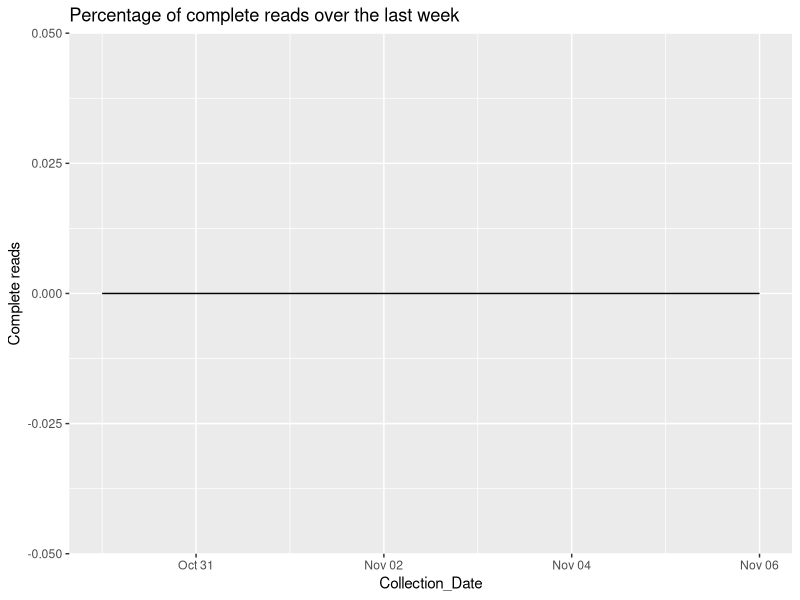

Write the R code that produced this figure. (Note: this script raises an error after producing the figure.)
## ---- chunk 1
knitr::opts_chunk$set(echo = TRUE)
library(dplyr)
library(ggplot2)
library(lubridate)
library(tidyr)
library(stringr)
library(zoo)

## ---- chunk 2
#Global Variables
#Dataframe for the last week
start_date <- (date(Sys.Date())-8)
end_date <- date(Sys.Date()-1)  # yesterdays's date

Last_week <- data.frame(seq(start_date, end_date, "days")) |>
            mutate(Collection_Date= seq.start_date..end_date...days..)

dams  <- c("Avon Dam",
                      "Blue Mountains Dams",
                      "Cataract Dam",
                      "Cordeaux Dam",
                      "Fitzroy Falls Reservoir",
                      "Nepean Dam",
                      "Prospect Reservoir",
                      "Tallowa Dam",
                      "Warragamba Dam",
                      "Wingecarribee Reservoir",
                      "Woronora Dam"

                      )
#Graph Global variables
chart_col_count = 2


Custom_theme = theme(
   #legend.key.height = unit(0.5, "cm"),  # Change height
   #legend.key.width = unit(0.01, "cm"),    # Change width
   legend.position = "top"
  ) 

#For the forecast day zeros and spillover days a colour grading for each
#A
forecast_colour_grading <- c(
  "#3c9c00", "#749200", "#a08300", "#c66e00", "#e74e00", "#ff1235"
)

Forecast_levels    <-   c("Estimated_Day_zero_daily_depletion_rate", 
                    "Estimated_spillover_day_daily_capacity_rate",
                    "Estimated_Day_zero_weekly_depletion_rate", 
                    "Estimated_spillover_day_weekly_capacity_rate",
                    "Estimated_Day_zero_monthly_depletion_rate", 
                    "Estimated_spillover_day_monthly_capacity_rate",
                    "Estimated_Day_zero_60day_depletion_rate", 
                    "Estimated_spillover_day_60day_capacity_rate",
                    "Estimated_Day_zero_90day_depletion_rate", 
                    "Estimated_spillover_day_90day_capacity_rate",
                    "Estimated_Day_zero_120day_depletion_rate", 
                    "Estimated_spillover_day_120day_capacity_rate", 
                    "Historic Data")


#Data From scraped files
all_readings <- read.csv("Daily_Dam_Readings_Greater_Sydney.csv") |>                     
                mutate(Collection_Date = date(Collection_Date))


#Scraper performance over teh last week
disinct_readings_count <- all_readings |> 
                    group_by() |> count(Collection_Date) |>
                    mutate(`Complete reads` = (n / 14)*100) 


#Percentage of complete reads for the last week
last_week_performance <- Last_week |>
                       left_join(disinct_readings_count, by="Collection_Date") |> 
                       mutate(`Complete reads` = case_when(
                         is.na(`Complete reads`) ~ 0,
                         TRUE ~ `Complete reads`
                       ))

Percentage_Of_complete_daily_reads <- ggplot(last_week_performance, aes(Collection_Date, `Complete reads`))+
                            geom_line()+
                            ggtitle("Percentage of complete reads over the last week")


#Decay rate of dams by day by weekly average
all_readings_df <- all_readings |>
                  #Filter the data for the dams
                    mutate(data_classifier = case_when(
                      Variable %in% dams ~ "Dams",
                      TRUE ~ "Summaries"
                    )) |> 
  
                  #Filter for the dams dataset and remove the percentages
                    filter(data_classifier == "Dams") |>
                    mutate(daily_value = as.numeric(sub("%", "", daily_value))) |>
                    group_by(Variable) |> 
                #Calculate the rate of change by fixed time periods
                    mutate(daily__volume_change = as.numeric(daily_value) - as.numeric(lag(x= daily_value, n= 1)))|>    
                    mutate(Avg_Rolling_weekly_volume_change = (as.numeric(daily_value) - as.numeric(rollmean(daily_value, k=7)))/7) |>
                    mutate(Avg_Rolling_monthly_volume_change = (as.numeric(daily_value) - as.numeric(rollmean(daily_value, k=30)))/30) |> 
                    mutate(Avg_Rolling_60day_volume_change = (as.numeric(daily_value) - as.numeric(rollmean(daily_value, k=60)))/60) |> 
                    mutate(Avg_Rolling_90day_volume_change = (as.numeric(daily_value) - as.numeric(rollmean(daily_value, k=90)))/90) |> 
                    mutate(Avg_Rolling_120day_volume_change = (as.numeric(daily_value) - as.numeric(rollmean(daily_value, k=120)))/120) |> 
              #Depletion Rates
                  #Daily rate of change
                      mutate(Days_to_zero_at_daily_depletion_rate = case_when(
                        daily__volume_change >= 0 ~ NA,
                        daily__volume_change < 0 ~ days(round(abs((daily_value / daily__volume_change))))
                      )) |> 
                    #weekly depletion rate
                      mutate(Days_to_zero_at_weekly_depletion_rate = case_when(
                        Avg_Rolling_weekly_volume_change >= 0 ~ NA,
                        Avg_Rolling_weekly_volume_change < 0 ~  days(round(abs((daily_value / Avg_Rolling_weekly_volume_change))))
                      )) |> 
                    #Monthly depletion rate
                      mutate(Days_to_zero_at_monthly_depletion_rate = case_when(
                        Avg_Rolling_monthly_volume_change >= 0 ~ NA,
                        Avg_Rolling_monthly_volume_change < 0 ~  days(round(abs((daily_value / Avg_Rolling_monthly_volume_change))))
                      )) |>
                    #60 Day depletion rate
                      mutate(Days_to_zero_at_60day_depletion_rate = case_when(
                        Avg_Rolling_60day_volume_change >= 0 ~ NA,
                        Avg_Rolling_60day_volume_change < 0 ~  days(round(abs((daily_value / Avg_Rolling_60day_volume_change))))
                      ))|>
                    #90 Day depletion rate
                      mutate(Days_to_zero_at_90day_depletion_rate = case_when(
                        Avg_Rolling_90day_volume_change >= 0 ~ NA,
                        Avg_Rolling_90day_volume_change < 0 ~  days(round(abs((daily_value / Avg_Rolling_90day_volume_change))))
                      )) |>
                    #120 Day depletion rate
                      mutate(Days_to_zero_at_120day_depletion_rate = case_when(
                        Avg_Rolling_120day_volume_change >= 0 ~ NA,
                        Avg_Rolling_120day_volume_change < 0 ~  days(round(abs((daily_value / Avg_Rolling_120day_volume_change))))
                      )) |>
              #Capacity Rates 
                    #Daily rate of change
                      mutate(Days_to_full_at_daily_capacity_rate = case_when(
                        daily__volume_change > 0 ~ days(round(abs(((100-daily_value) / daily__volume_change)))),
                        daily__volume_change <= 0 ~ NA
                      )) |>
                    #weekly rate of change
                      mutate(Days_to_full_at_weekly_capacity_rate = case_when(
                        Avg_Rolling_weekly_volume_change > 0 ~ days(round(abs(((100-daily_value) / Avg_Rolling_weekly_volume_change)))),
                        Avg_Rolling_weekly_volume_change <= 0 ~ NA
                      )) |>
                    #Monthly rate of change
                      mutate(Days_to_full_at_monthly_capacity_rate = case_when(
                        Avg_Rolling_monthly_volume_change > 0 ~ days(round(abs(((100-daily_value) / Avg_Rolling_monthly_volume_change)))),
                        Avg_Rolling_monthly_volume_change <= 0 ~ NA
                      )) |>
                    #60 Day depletion rate
                      mutate(Days_to_full_at_60day_capacity_rate = case_when(
                        Avg_Rolling_60day_volume_change > 0 ~ days(round(abs(((100-daily_value) / Avg_Rolling_60day_volume_change)))),
                        Avg_Rolling_60day_volume_change <= 0 ~ NA
                      )) |>  
                    #90 Day depletion rate
                      mutate(Days_to_full_at_90day_capacity_rate = case_when(
                        Avg_Rolling_90day_volume_change > 0 ~ days(round(abs(((100-daily_value) / Avg_Rolling_90day_volume_change)))),
                        Avg_Rolling_90day_volume_change <= 0 ~ NA
                      )) |>  
                    #120 day depletion rate
                      mutate(Days_to_full_at_120day_capacity_rate = case_when(
                        Avg_Rolling_120day_volume_change > 0 ~ days(round(abs(((100-daily_value) / Avg_Rolling_120day_volume_change)))),
                        Avg_Rolling_120day_volume_change <= 0 ~ NA
                      )) |>
                  #For each of the 12 dates, what is the forecast date the dam will spill or deplete?
                      #For Depletion rates;
                        #daily Depletion rate:
                          mutate(Estimated_Day_zero_daily_depletion_rate = Days_to_zero_at_daily_depletion_rate + Collection_Date) |>
                          mutate(Estimated_Day_zero_weekly_depletion_rate = Days_to_zero_at_weekly_depletion_rate + Collection_Date) |>
                          mutate(Estimated_Day_zero_monthly_depletion_rate = Days_to_zero_at_monthly_depletion_rate + Collection_Date) |>
                          mutate(Estimated_Day_zero_60day_depletion_rate = Days_to_zero_at_60day_depletion_rate + Collection_Date) |>
                          mutate(Estimated_Day_zero_90day_depletion_rate = Days_to_zero_at_90day_depletion_rate + Collection_Date) |>
                          mutate(Estimated_Day_zero_120day_depletion_rate = Days_to_zero_at_120day_depletion_rate + Collection_Date) |>
                        #Daily capacity rates:
                          mutate(Estimated_spillover_day_daily_capacity_rate = Days_to_full_at_daily_capacity_rate + Collection_Date) |>
                          mutate(Estimated_spillover_day_weekly_capacity_rate = Days_to_full_at_weekly_capacity_rate + Collection_Date) |>
                          mutate(Estimated_spillover_day_monthly_capacity_rate = Days_to_full_at_monthly_capacity_rate + Collection_Date) |>
                          mutate(Estimated_spillover_day_60day_capacity_rate = Days_to_full_at_60day_capacity_rate + Collection_Date) |>
                          mutate(Estimated_spillover_day_90day_capacity_rate = Days_to_full_at_90day_capacity_rate + Collection_Date) |>  
                          mutate(Estimated_spillover_day_120day_capacity_rate = Days_to_full_at_120day_capacity_rate + Collection_Date) 

#Shorten the dataset to join to the chart
Historic_dataset<- all_readings_df |>
  filter(Collection_Date != date(Sys.Date())) |>
  mutate(`Forecast Type` = "Historic Data") |>
  mutate(`Date Type` = "Historic Data") |>
  rename(Date = Collection_Date) |> 
  mutate(Dam_level_range = "Historic Data") |>
  mutate(Dam_Level_Values = daily_value) |>
  select(Variable,`Forecast Type`, `Date Type`, Date, Dam_level_range, Dam_Level_Values)
                  
  #Subset series
  Yesterdays_Forecast <- all_readings_df |>
  select(Variable,Collection_Date, daily_value,
          Estimated_Day_zero_daily_depletion_rate, Estimated_spillover_day_daily_capacity_rate,
          Estimated_Day_zero_weekly_depletion_rate, Estimated_spillover_day_weekly_capacity_rate,
          Estimated_Day_zero_monthly_depletion_rate, Estimated_spillover_day_monthly_capacity_rate,
          Estimated_Day_zero_60day_depletion_rate, Estimated_spillover_day_60day_capacity_rate,
          Estimated_Day_zero_90day_depletion_rate, Estimated_spillover_day_90day_capacity_rate,
          Estimated_Day_zero_120day_depletion_rate, Estimated_spillover_day_120day_capacity_rate) |>
  filter(Collection_Date == end_date)|>
    pivot_longer(cols = starts_with("Estimated"),
                 names_to = "Forecast Type",
                 values_to = "Key Date"
                 ) |>
    mutate(Forecast_value = case_when(
      str_detect(`Forecast Type`, "Day_zero") ~ 0,
      str_detect(`Forecast Type`, "spillover_day") ~ 100,
      TRUE ~ 500
    ))
  
Yesterdays_Forecast_Graph_data <-Yesterdays_Forecast |>
  pivot_longer(
    cols = c("Collection_Date", "Key Date"),
    names_to = "Date Type",
    values_to = "Date"
  ) |>
  pivot_longer(
    cols = c("daily_value", "Forecast_value"),
    names_to  = "Dam_level_range",
    values_to = "Dam_Level_Values"
  ) |> filter(!is.na(Date)) |> 
  #The pivot longer matches the permutations - we want to remove them
    filter(`Date Type` != "Collection_Date" & Dam_level_range == "Forecast_value" |
           `Date Type` == "Collection_Date" & Dam_level_range == "daily_value" ) |>
    rbind(Historic_dataset) |>
  #Adding levels so that i can match the colours in the charts
  mutate(`Forecast Type` = factor(`Forecast Type`))# |>
#  mutate(`Forecast Type` = fct_recode(`Forecast Type`, Forecast_levels))

Yesterdays_day_zeros <- Yesterdays_Forecast_Graph_data |>
  filter(`Date Type` == "Key Date") |> select(Variable, `Forecast Type`, Date) |>
  pivot_wider(names_from = `Forecast Type`, values_from = Date) |>
  select(Variable, Estimated_Day_zero_daily_depletion_rate, Estimated_Day_zero_weekly_depletion_rate,
         Estimated_Day_zero_monthly_depletion_rate, Estimated_Day_zero_60day_depletion_rate,
         Estimated_Day_zero_90day_depletion_rate, Estimated_Day_zero_120day_depletion_rate)

yesterdays_spillover_days <- Yesterdays_Forecast_Graph_data |>
  filter(`Date Type` == "Key Date") |> select(Variable, `Forecast Type`, Date) |>
  pivot_wider(names_from = `Forecast Type`, values_from = Date) |>
  select(Variable, Estimated_spillover_day_daily_capacity_rate,
         Estimated_spillover_day_weekly_capacity_rate, Estimated_spillover_day_60day_capacity_rate,
         Estimated_spillover_day_90day_capacity_rate, Estimated_spillover_day_120day_capacity_rate)

  
#Plot series to show the forecasts by dam
  #2025 View
gg_dam_forecast_30 <-Yesterdays_Forecast_Graph_data |>
    ggplot(aes(x= Date, y = Dam_Level_Values , colour = `Forecast Type`),)+
    geom_line()+
    xlim(c(as.Date("2023-01-01"), as.Date("2030-01-01")))+
    ylim(0,100)+
    facet_wrap(~Variable, ncol = chart_col_count)+
    theme(legend.position = "none")+
    guides(colour=guide_legend(ncol=1))

gg_dam_forecast_60 <-Yesterdays_Forecast_Graph_data |>
    ggplot(aes(x= Date, y = Dam_Level_Values , colour = `Forecast Type`),)+
    geom_line()+
  xlim(c(as.Date("2023-01-01"), as.Date("2060-01-01")))+
    ylim(0,100)+
    facet_wrap(~Variable, ncol = chart_col_count)+
    Custom_theme+
    guides(colour=guide_legend(ncol=1))
  
## ---- chunk 3
## How has the scraper performed over the last week?

Percentage_Of_complete_daily_reads
## ---- chunk 4
#Based off yesterdays reading we estimate the following day zeros

knitr::kable(Yesterdays_day_zeros)

#Based off yesterdays reading we estimate the folling spill over days
knitr::kable(yesterdays_spillover_days)

## ---- chunk 5
# We can also visualize the spillover/day zero estimates using trend charts out to 2060 and 2030.
# As the lines converge, there is more mean reversion between the current depletion rate and the future rate
# As the lines diverge, it is more likely the recent data is an outlier to the historical average
# Note the most recent severe droughts had a 13% and 20% system depletion rate estimating the system runs out of water by 7.7 and 5 years respectively.

gg_dam_forecast_60
gg_dam_forecast_30

